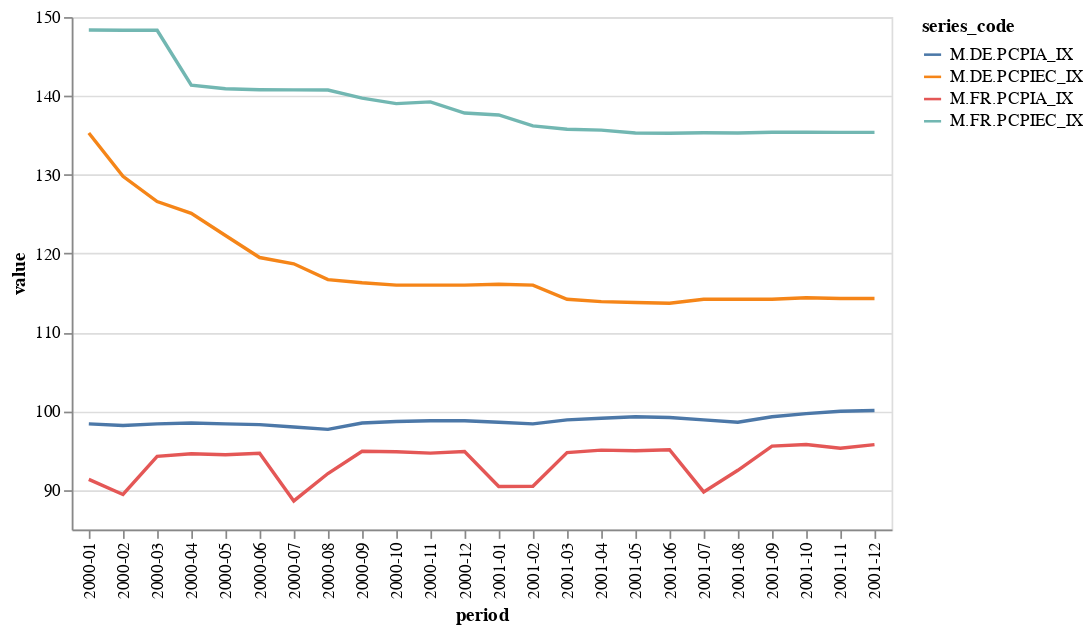

Here is the notebook cell this chart was saved with:
### Code cell
chart = Chart(code_mask_df).mark_line().encode(
    x='period',
    y=Y('value', scale=Scale(zero=False)),
    color='series_code',
)
chart
